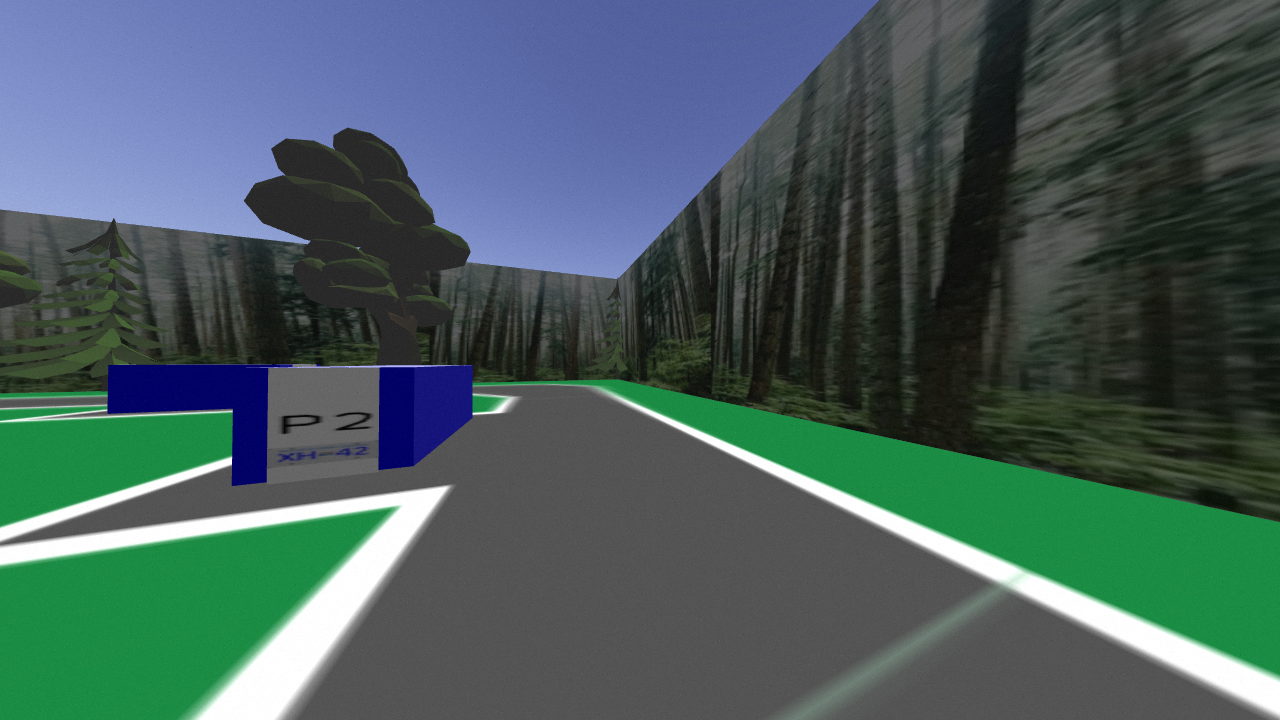
#> input picture test_images/P2_mid.png, 1280 x 720 px, found by its file name
$ python line_detection_test.py
#> lines starting #> are read from the running program, lines starting #| are printed output that depends on the picture; after the words box and inside, x2 and y2 are one past the last pixel; in counts of white or black regions, pixels touching at a corner belong together
import cv2
import numpy as np
import time

def slope_intercept_form(lines):
    line_data = []
    for line in lines:
        x1, y1, x2, y2 = line[0]
        slope = float(y1-y2)/(x1-x2)
        intercept = y1 - slope*x1
        length = np.sqrt((y2-y1)**2+(x2-x1)**2)
        line_data.append((line[0], slope, intercept, length))
    return line_data

kernel_size = 5
image = cv2.imread("test_images/P2_mid.png", cv2.IMREAD_COLOR)
#> image is the input picture: shape (720, 1280, 3); mean B, G, R 93.2, 93.1, 72.1
gray = cv2.cvtColor(image, cv2.COLOR_BGR2GRAY)
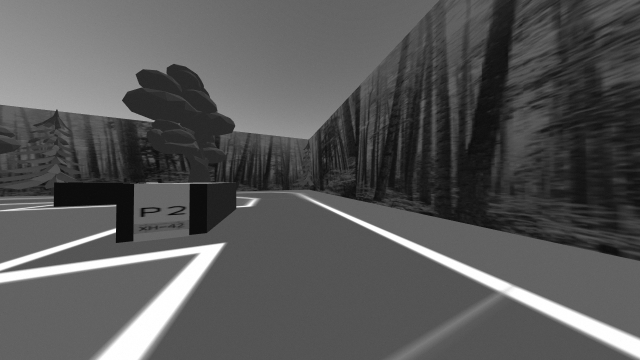
#> gray: shape (720, 1280) (shown at 1/2 size); min 1, max 255, mean 86.8
blurred = cv2.GaussianBlur(gray, (kernel_size, kernel_size), 0)
ret, thresh = cv2.threshold(blurred, 240, 255, cv2.THRESH_BINARY)
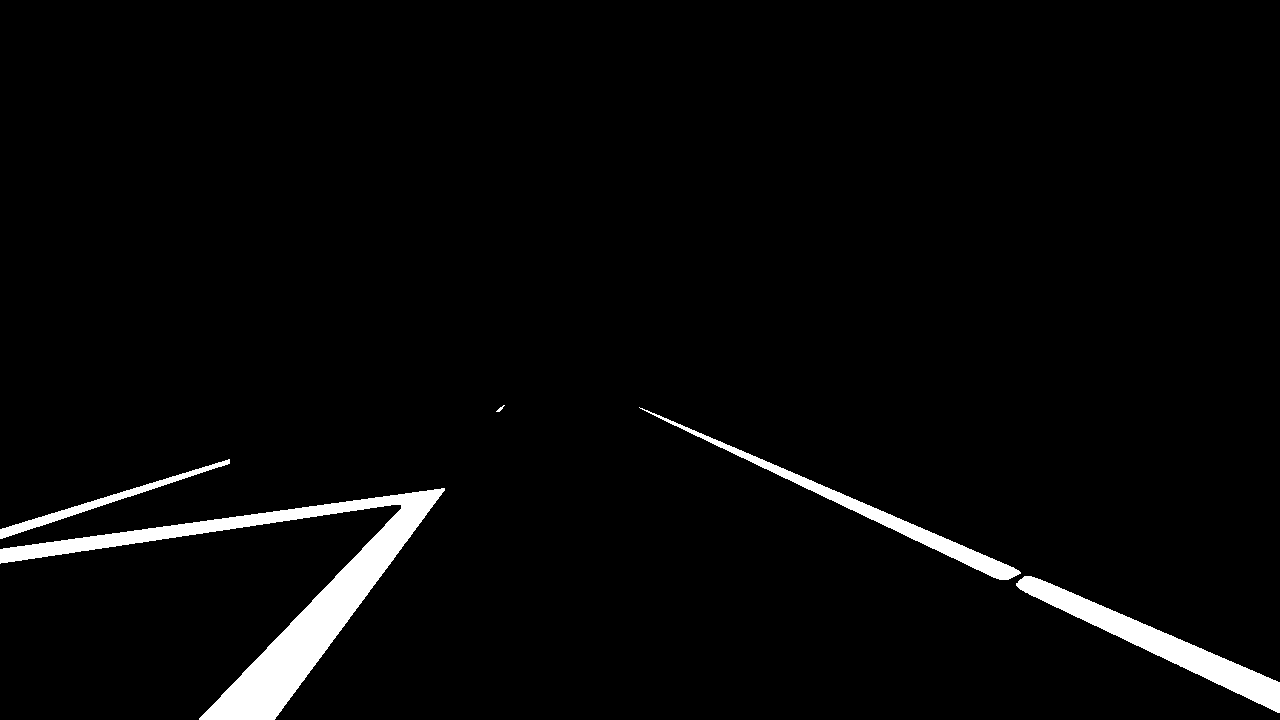
#> thresh: shape (720, 1280); 3.2% white; 5 white regions, box (x1, y1, x2, y2) and area: (0, 488, 445, 720) 16942, (1016, 576, 1280, 713) 6633, (639, 407, 1021, 580) 4087, (0, 459, 230, 539) 1737, (496, 405, 505, 412) 23
edge = cv2.Canny(thresh, 50, 130)
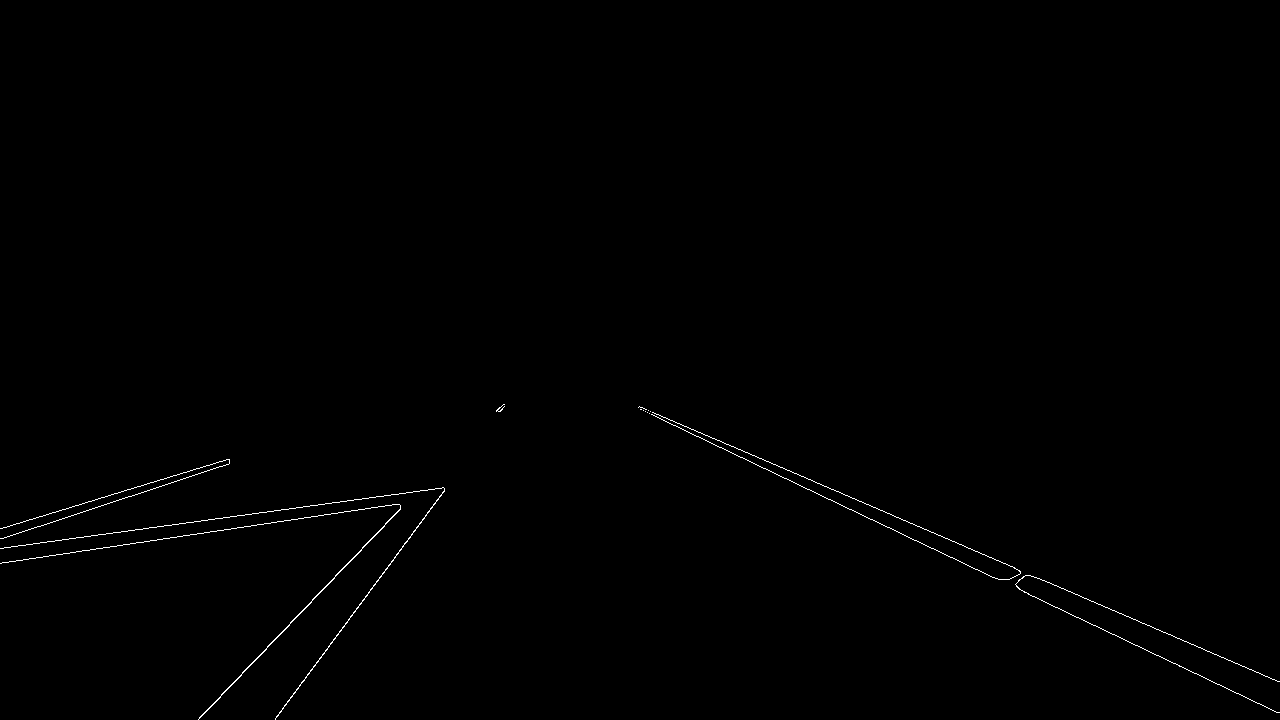
#> edge: shape (720, 1280); 0.37% white in thin lines or dots, all inside (x1, y1, x2, y2) = (0, 404, 1280, 720)
cv2.imshow("Image", edge)
cv2.waitKey(0)
lines = cv2.HoughLinesP(edge, rho=1, theta=np.pi/180, threshold=20, minLineLength=250, maxLineGap=2000)
#> lines = [[640, 407, 933, 532], [198, 719, 499, 407], [653, 415, 1279, 681], [0, 548, 721, 447], [641, 409, 1149, 625], [120, 532, 733, 446], [15, 561, 725, 449], [203, 533, 727, 450], [736, 455, 1018, 587], [275, 719, 504, 404], [665, 421, 1017, 586], [169, 538, 721, 441]]
try:
    if False:
        for line in lines:
            x1, y1, x2, y2 = line[0]
            cv2.line(image, (x1, y1), (x2, y2), (20, 255, 255), 3)
    lines = slope_intercept_form(lines)
#> the loop in slope_intercept_form, `for line in lines:` made 12 passes
#> (x1, y1, x2, y2, slope, intercept, length) on passes 1 to 8: (640, 407, 933, 532, 0.427, 134, 318.5), (198, 719, 499, 407, -1.04, 924.2, 433.5), (653, 415, 1279, 681, 0.425, 137.5, 680.2), (0, 548, 721, 447, -0.14, 548, 728), (641, 409, 1149, 625, 0.425, 136.4, 552), (120, 532, 733, 446, -0.14, 548.8, 619), (15, 561, 725, 449, -0.158, 563.4, 718.8), (203, 533, 727, 450, -0.158, 565.2, 530.5)
#> after the loop in slope_intercept_form, `for line in lines:`: line_data = 12 items
#> lines = 12 items
    for line in lines:
        slope = line[1]
        if abs(slope) < 0.3:
            continue
        x1, y1, x2, y2 = line[0]
        cv2.line(image, (x1, y1), (x2, y2), (255, 0, 0), 3)
#> this loop made 12 passes
#> (line, slope, x1, y1, x2, y2) on passes 1, 2, 3, 5, 9, 10: (([640, 407, 933, 532], 0.427, 134, 318.5), 0.427, 640, 407, 933, 532), (([198, 719, 499, 407], -1.04, 924.2, 433.5), -1.04, 198, 719, 499, 407), (([653, 415, 1279, 681], 0.425, 137.5, 680.2), 0.425, 653, 415, 1279, 681), (([641, 409, 1149, 625], 0.425, 136.4, 552), 0.425, 641, 409, 1149, 625), (([736, 455, 1018, 587], 0.468, 110.5, 311.4), 0.468, 736, 455, 1018, 587), (([275, 719, 504, 404], -1.38, 1097.3, 389.4), -1.38, 275, 719, 504, 404)
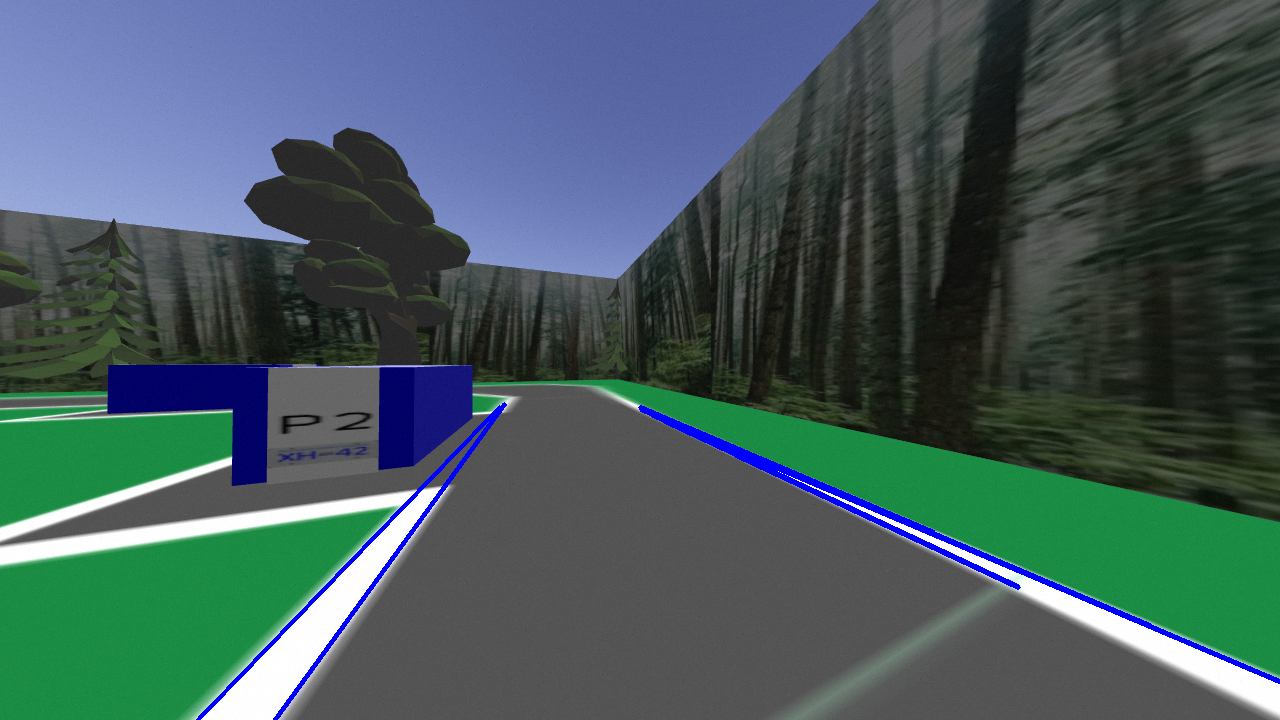
#> image: shape (720, 1280, 3); 1.07% of pixels changed, all inside (x1, y1, x2, y2) = (196, 402, 1280, 720)
    cv2.imshow("Image", image)
    cv2.waitKey(0)
except:
    print("No Lines")

$ run again, with test_images/P3_mid.png copied over test_images/P2_mid.png
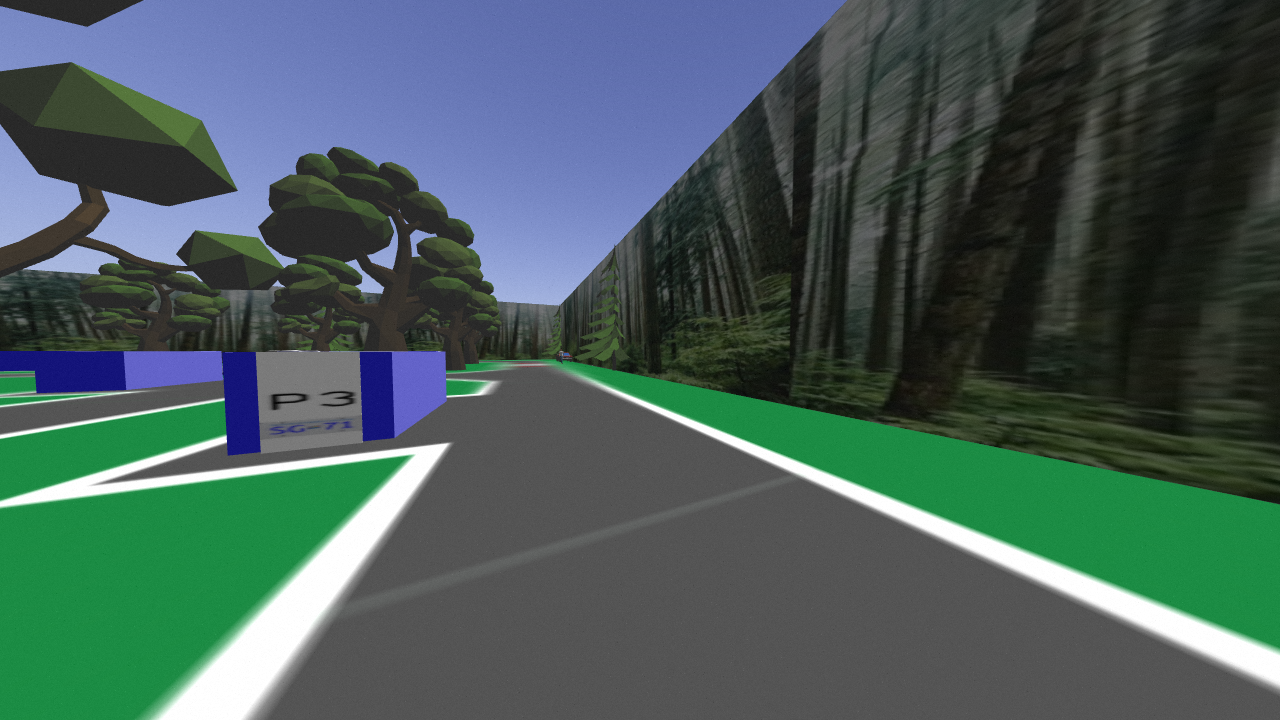
#> input picture test_images/P3_mid.png, 1280 x 720 px, found by its file name
#> image is the input picture: shape (720, 1280, 3); mean B, G, R 90.4, 92.8, 71.8
#> `ret, thresh = cv2.threshold(blurred, 240, 255, cv2.THRESH_BINARY)`:
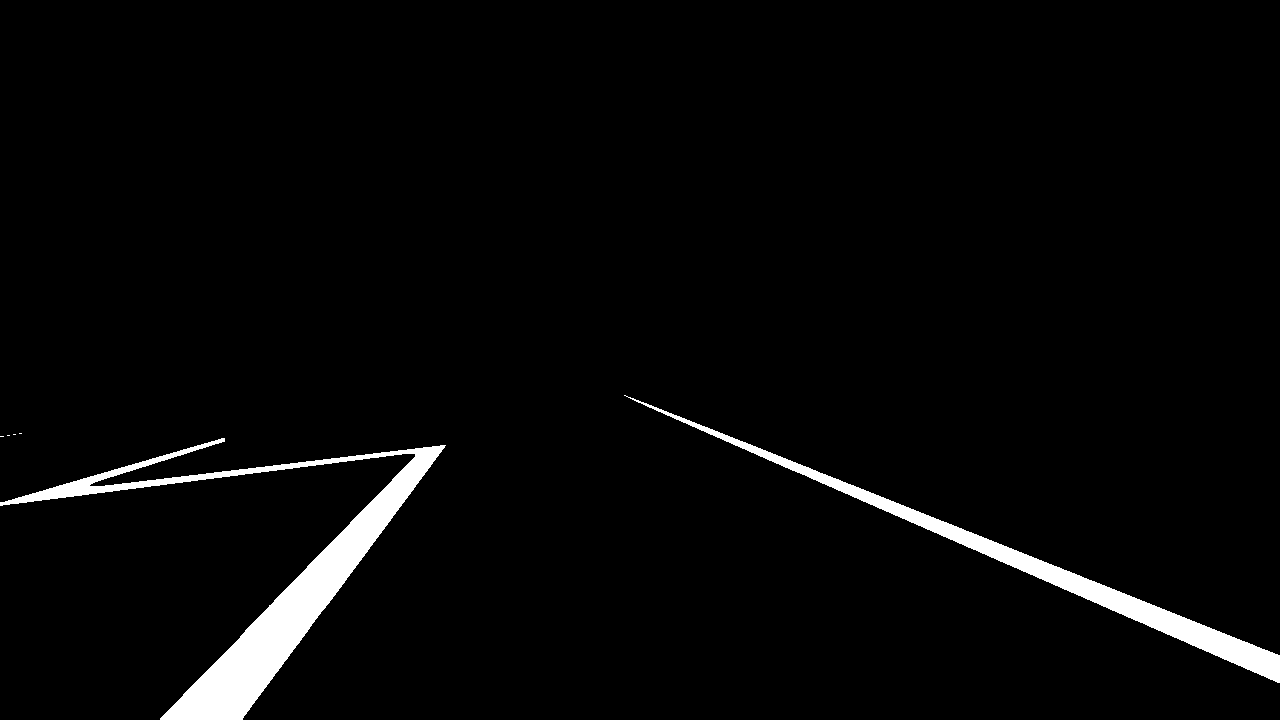
#> thresh: shape (720, 1280); 3% white; 6 white regions (4 under 20 px), largest, box (x1, y1, x2, y2) and area: (0, 438, 446, 720) 17861, (624, 395, 1280, 683) 10120
#> edge: shape (720, 1280); 0.37% white in thin lines or dots, all inside (x1, y1, x2, y2) = (0, 394, 1280, 720)
#> `lines = cv2.HoughLinesP(edge, rho=1, theta=np.pi/180, threshold=20, mi..`: lines = [[159, 719, 422, 447], [19, 496, 678, 415], [252, 704, 444, 448], [837, 478, 1171, 612], [90, 493, 688, 419], [0, 505, 690, 420], [624, 394, 1022, 571], [642, 401, 1246, 669], [160, 717, 421, 447], [660, 408, 1277, 682], [22, 496, 445, 444], [743, 448, 1279, 654]]
#> the loop in slope_intercept_form, `for line in lines:` made 12 passes
#> (x1, y1, x2, y2, slope, intercept, length) on passes 1 to 8: (159, 719, 422, 447, -1.03, 883.4, 378.4), (19, 496, 678, 415, -0.123, 498.3, 664), (252, 704, 444, 448, -1.33, 1040, 320), (837, 478, 1171, 612, 0.401, 142.2, 359.9), (90, 493, 688, 419, -0.124, 504.1, 602.6), (0, 505, 690, 420, -0.123, 505, 695.2), (624, 394, 1022, 571, 0.445, 116.5, 435.6), (642, 401, 1246, 669, 0.444, 116.1, 660.8)
#> after the loop in slope_intercept_form, `for line in lines:`: line_data = 12 items
#> the loop `for line in lines:` made 12 passes
#> (line, slope, x1, y1, x2, y2) on passes 1, 3, 4, 7, 8, 9: (([159, 719, 422, 447], -1.03, 883.4, 378.4), -1.03, 159, 719, 422, 447), (([252, 704, 444, 448], -1.33, 1040, 320), -1.33, 252, 704, 444, 448), (([837, 478, 1171, 612], 0.401, 142.2, 359.9), 0.401, 837, 478, 1171, 612), (([624, 394, 1022, 571], 0.445, 116.5, 435.6), 0.445, 624, 394, 1022, 571), (([642, 401, 1246, 669], 0.444, 116.1, 660.8), 0.444, 642, 401, 1246, 669), (([160, 717, 421, 447], -1.03, 882.5, 375.5), -1.03, 160, 717, 421, 447)
#> after the loop `for line in lines:`:
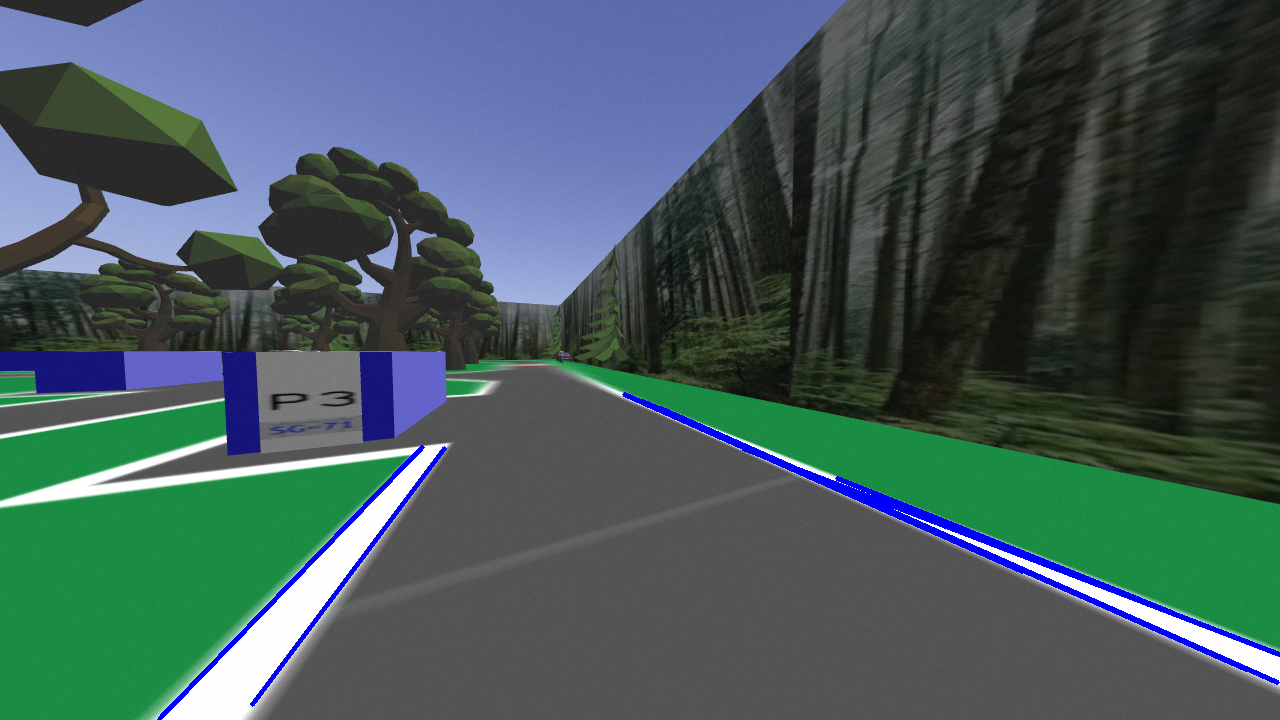
#> image: shape (720, 1280, 3); 1.24% of pixels changed, all inside (x1, y1, x2, y2) = (157, 392, 1280, 720)
